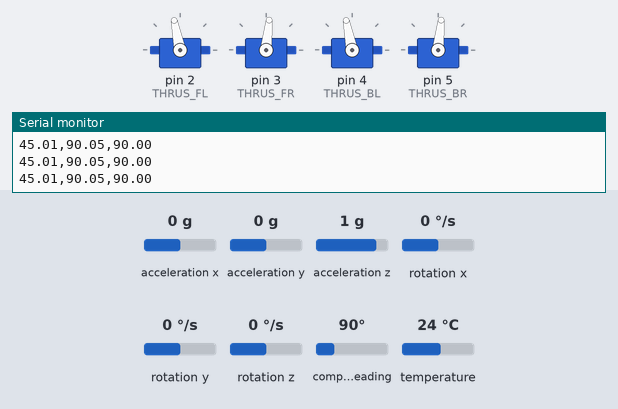
This program was run on a simulated Teensy 4. On the bench: 4 × servo, the last lines printed to the serial monitor. The test bench sets the inputs (shaded band); at power-on: acceleration x 0 g, acceleration y 0 g, rotation y 0 °/s, rotation x 0 °/s, acceleration z 1 g, rotation z 0 °/s, compass heading 90°, temperature 24 °C.

Above: at 1.2 s.
1.3 s: acceleration x set to -1.4 g
At 1.63 s:
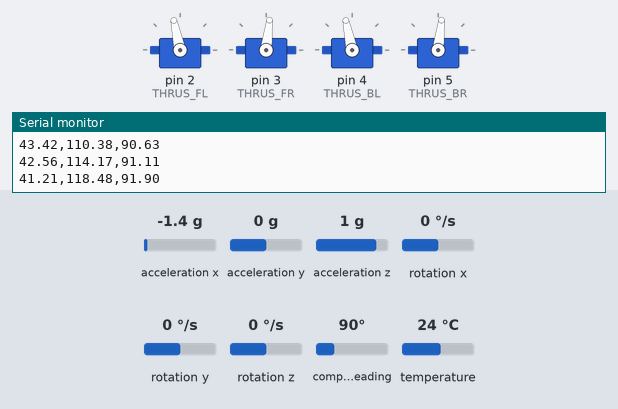
4.3 s: acceleration y set to -1.4 g
At 5.6 s:
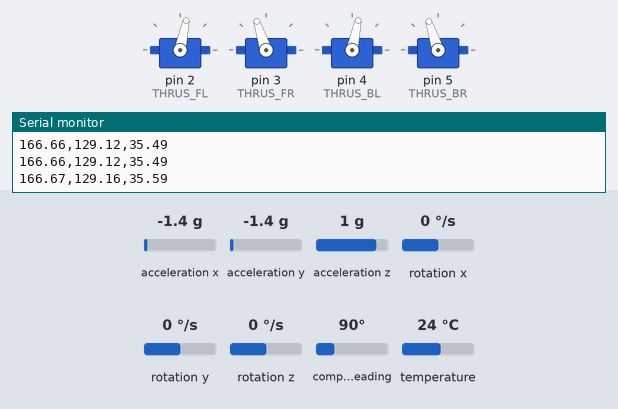
6.2 s: rotation y set to -192 °/s
9.2 s: rotation y set to 0 °/s
At 9.8 s:
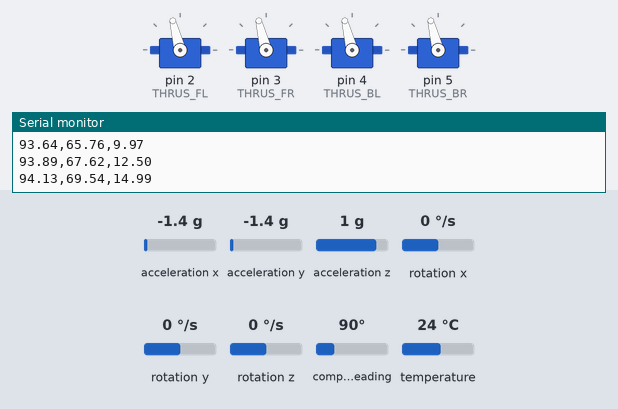
12.2 s: rotation x set to -100 °/s
At 12.72 s:
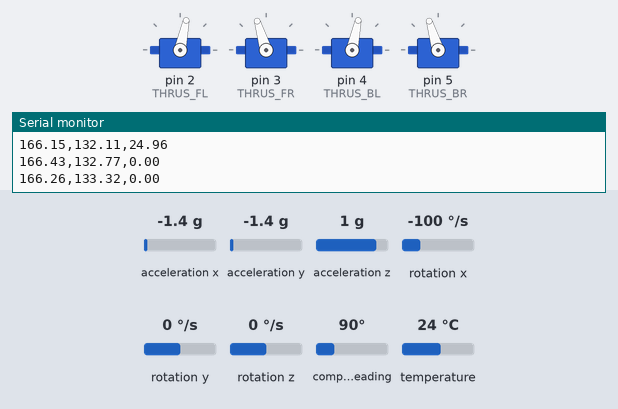
15.2 s: acceleration z set to -1.4 g
Timing chart, 0 to 19.2 s (numbered marks = the images above; inputs shaded):
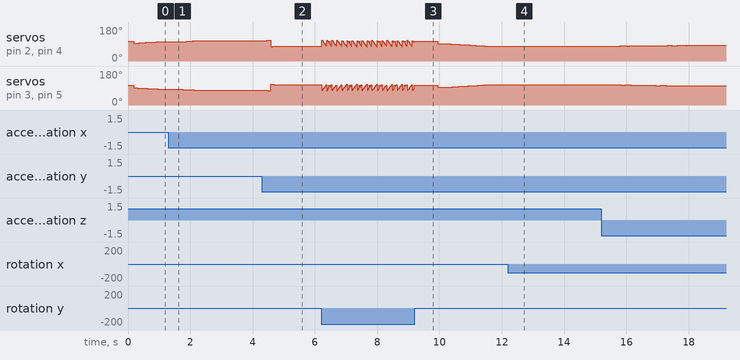

The program:

main.cpp
```cpp
#include <Arduino.h>
#include "config.h"
#include "motor.h"
#include "pid_control.h"
#include "sensor.h"

PID yawPID(YAW_KP, YAW_KI, YAW_KD, 200);

float yawSetpoint = 90; // heading tengah
unsigned long lastPrint = 0;

void setup() {
    Serial.begin(9600);
    while (!Serial && millis() < 3000);

    sensor_init();
    motor_init();
}

void loop() {

    // ================= SERIAL PLOT =================
    if (millis() - lastPrint >= 50) {
        lastPrint = millis();
        print_imu_serial();
    }

    // ================= PID YAW =================
    float yaw, pitch, roll;
    read_imu(yaw, pitch, roll);

    float yawOut = yawPID.compute(yawSetpoint, yaw);

    if (yawOut > 10) {
        yaw_right(abs(yawOut));
    }
    else if (yawOut < -10) {
        yaw_left(abs(yawOut));
    }
    else {
        forward(120);
    }
}
```

AngleKalman.h
```cpp
#ifndef ANGLE_KALMAN_H
#define ANGLE_KALMAN_H

class AngleKalman {
public:
    AngleKalman();

    void setAngle(float angle);
    float getAngle(float newAngle, float newRate, float dt);

private:
    float angle;
    float bias;
    float rate;
    float P[2][2];
};

#endif
```

motor.h
```cpp
#ifndef MOTOR_H
#define MOTOR_H

void motor_init();
void stop_all();

// Gerak dasar
void forward(int speed);
void yaw_right(int speed);
void yaw_left(int speed);

// (nanti depth, sekarang dummy dulu)
void depth_up(int speed);
void depth_down(int speed);

#endif
```

pid_control.h
```cpp
#ifndef PID_CONTROL_H
#define PID_CONTROL_H

class PID {
public:
    PID(float kp, float ki, float kd, float outLimit);

    void reset();
    float compute(float setpoint, float measurement);

private:
    float _kp, _ki, _kd;
    float _outLimit;

    float _integral;
    float _prevError;
};

#endif
```

sensor.h
```cpp
#ifndef SENSOR_H
#define SENSOR_H

void sensor_init();

// IMU
void read_imu(float &yaw, float &pitch, float &roll);

// Pressure
float read_depth(); // meter

void print_imu_serial();

#endif
```

serial_cmd.h
```cpp
#ifndef SERIAL_CMD_H
#define SERIAL_CMD_H

void serial_command();

#endif
```

AngleKalman.cpp
```cpp
#include "AngleKalman.h"

AngleKalman::AngleKalman() {
    angle = 0;
    bias = 0;
    P[0][0] = P[0][1] = P[1][0] = P[1][1] = 0;
}

void AngleKalman::setAngle(float newAngle) {
    angle = newAngle;
}

float AngleKalman::getAngle(float newAngle, float newRate, float dt) {
    rate = newRate - bias;
    angle += dt * rate;

    P[0][0] += dt * (dt*P[1][1] - P[0][1] - P[1][0] + 1);
    P[0][1] -= dt * P[1][1];
    P[1][0] -= dt * P[1][1];
    P[1][1] += 0.003 * dt;

    float S = P[0][0] + 0.03;
    float K0 = P[0][0] / S;
    float K1 = P[1][0] / S;

    float y = newAngle - angle;
    angle += K0 * y;
    bias  += K1 * y;

    float P00 = P[0][0];
    float P01 = P[0][1];

    P[0][0] -= K0 * P00;
    P[0][1] -= K0 * P01;
    P[1][0] -= K1 * P00;
    P[1][1] -= K1 * P01;

    return angle;
}
```

motor.cpp
```cpp
#include "motor.h"
#include "config.h"
#include <Arduino.h>
#include <Servo.h>

// ================= THRUSTER OBJECT =================
Servo thrus_fl;
Servo thrus_fr;
Servo thrus_bl;
Servo thrus_br;

// ================= UTIL =================
static int limitPWM(int pwm) {
    if (pwm > ESC_MAX) return ESC_MAX;
    if (pwm < ESC_MIN) return ESC_MIN;
    return pwm;
}

// ================= INIT =================
void motor_init() {
    thrus_fl.attach(THRUS_FL);
    thrus_fr.attach(THRUS_FR);
    thrus_bl.attach(THRUS_BL);
    thrus_br.attach(THRUS_BR);

    stop_all();
}

// ================= BASIC =================
void stop_all() {
    thrus_fl.writeMicroseconds(ESC_NEUTRAL);
    thrus_fr.writeMicroseconds(ESC_NEUTRAL);
    thrus_bl.writeMicroseconds(ESC_NEUTRAL);
    thrus_br.writeMicroseconds(ESC_NEUTRAL);
}

// ================= MOVEMENT =================
void forward(int speed) {
    thrus_fl.writeMicroseconds(limitPWM(ESC_NEUTRAL + speed));
    thrus_fr.writeMicroseconds(limitPWM(ESC_NEUTRAL + speed));
    thrus_bl.writeMicroseconds(limitPWM(ESC_NEUTRAL + speed));
    thrus_br.writeMicroseconds(limitPWM(ESC_NEUTRAL + speed));
}

void yaw_right(int speed) {
    thrus_fl.writeMicroseconds(limitPWM(ESC_NEUTRAL + speed));
    thrus_bl.writeMicroseconds(limitPWM(ESC_NEUTRAL + speed));

    thrus_fr.writeMicroseconds(limitPWM(ESC_NEUTRAL - speed));
    thrus_br.writeMicroseconds(limitPWM(ESC_NEUTRAL - speed));
}

void yaw_left(int speed) {
    thrus_fl.writeMicroseconds(limitPWM(ESC_NEUTRAL - speed));
    thrus_bl.writeMicroseconds(limitPWM(ESC_NEUTRAL - speed));

    thrus_fr.writeMicroseconds(limitPWM(ESC_NEUTRAL + speed));
    thrus_br.writeMicroseconds(limitPWM(ESC_NEUTRAL + speed));
}

// ================= DEPTH (DUMMY) =================
void depth_up(int speed) {
    // nanti diisi kalau ada thruster vertikal
}

void depth_down(int speed) {
    // nanti diisi
}
```

pid_control.cpp
```cpp
#include "pid_control.h"
#include <Arduino.h>

PID::PID(float kp, float ki, float kd, float outLimit)
{
    _kp = kp;
    _ki = ki;
    _kd = kd;
    _outLimit = outLimit;

    _integral = 0;
    _prevError = 0;
}

void PID::reset()
{
    _integral = 0;
    _prevError = 0;
}

float PID::compute(float setpoint, float measurement)
{
    float error = setpoint - measurement;

    _integral += error;
    _integral = constrain(_integral, -_outLimit, _outLimit);

    float derivative = error - _prevError;
    _prevError = error;

    float output =
        (_kp * error) +
        (_ki * _integral) +
        (_kd * derivative);

    return constrain(output, -_outLimit, _outLimit);
}
```

sensor.cpp
```cpp
#include "sensor.h"
#include <Wire.h>
#include <Adafruit_LSM9DS0.h>
#include <MadgwickAHRS.h>

Adafruit_LSM9DS0 lsm(1000);
Madgwick filter;

const float SAMPLE_FREQ = 100.0f;

void sensor_init() {
    Wire.begin();

    if (!lsm.begin()) {
        Serial.println("LSM9DS0 NOT detected");
        while (1);
    }

    lsm.setupAccel(lsm.LSM9DS0_ACCELRANGE_2G);
    lsm.setupMag(lsm.LSM9DS0_MAGGAIN_2GAUSS);
    lsm.setupGyro(lsm.LSM9DS0_GYROSCALE_245DPS);

    filter.begin(SAMPLE_FREQ);

    Serial.println("LSM9DS0 + Madgwick READY");
}

void read_imu(float &yaw, float &pitch, float &roll) {
    sensors_event_t accel, mag, gyro, temp;
    lsm.getEvent(&accel, &mag, &gyro, &temp);

    float gx = gyro.gyro.x * RAD_TO_DEG;
    float gy = gyro.gyro.y * RAD_TO_DEG;
    float gz = gyro.gyro.z * RAD_TO_DEG;

    filter.update(
        gx, gy, gz,
        accel.acceleration.x,
        accel.acceleration.y,
        accel.acceleration.z,
        mag.magnetic.x,
        mag.magnetic.y,
        mag.magnetic.z
    );

    roll  = constrain(filter.getRoll()  + 90.0f, 0, 180);
    pitch = constrain(filter.getPitch() + 90.0f, 0, 180);
    yaw   = fmod(filter.getYaw() + 360.0f, 360.0f) / 2.0f;
}

void print_imu_serial() {
    float y, p, r;
    read_imu(y, p, r);

    Serial.print(y); Serial.print(",");
    Serial.print(p); Serial.print(",");
    Serial.println(r);
}
```

sensor_cmd.cpp
```cpp
#include "serial_cmd.h"
#include "motor.h"
#include <Arduino.h>

static String cmd;

void serial_command() {
    while (Serial.available()) {
        char c = Serial.read();
        if (c == '\n') {
            if (cmd == "st") stop_all();
            else if (cmd == "fo") forward(150);
            cmd = "";
        } else {
            cmd += c;
        }
    }
}
```

config.h
```cpp
#ifndef CONFIG_H
#define CONFIG_H

// ================= PWM THRUSTER =================
#define ESC_MIN      1100
#define ESC_NEUTRAL  1500
#define ESC_MAX      1900

// ================= PIN THRUSTER =================
// Depan
#define THRUS_FL 2   // Front Left
#define THRUS_FR 3   // Front Right

// Belakang
#define THRUS_BL 4   // Back Left
#define THRUS_BR 5   // Back Right

// ================= PID YAW =================
#define YAW_KP  2.0
#define YAW_KI  0.0
#define YAW_KD  0.15

// ================= PID DEPTH =================
#define DEPTH_KP  3.0
#define DEPTH_KI  0.0
#define DEPTH_KD  0.2

#endif
```

Measured:
- after the input at 1.3 s, servo on pin 2 (THRUS_FL), servo on pin 4 (THRUS_BL): moves from 101° to 106° over 0.66 s, starting after 0.13 s; servo on pin 3 (THRUS_FR), servo on pin 5 (THRUS_BR): moves from 84° to 79° over 0.54 s, starting after 0.28 s
- after the input at 4.3 s, servo on pin 2 (THRUS_FL), servo on pin 4 (THRUS_BL): 106° → 109° at once, → 76° 0.19 s later, → 77° 0.11 s later, → 78° 0.08 s later; servo on pin 3 (THRUS_FR), servo on pin 5 (THRUS_BR): 79° → 77° after 0.06 s, → 76° 0.12 s later, → 109° 0.07 s later, → 108° 0.12 s later
- after the input at 12.2 s, servo on pin 2 (THRUS_FL), servo on pin 4 (THRUS_BL): 78° → 79° after 2.8 s, → 78° 0.03 s later; servo on pin 3 (THRUS_FR), servo on pin 5 (THRUS_BR): 108° → 107° after 0.38 s, → 108° 0.27 s later, → 107° 0.09 s later
